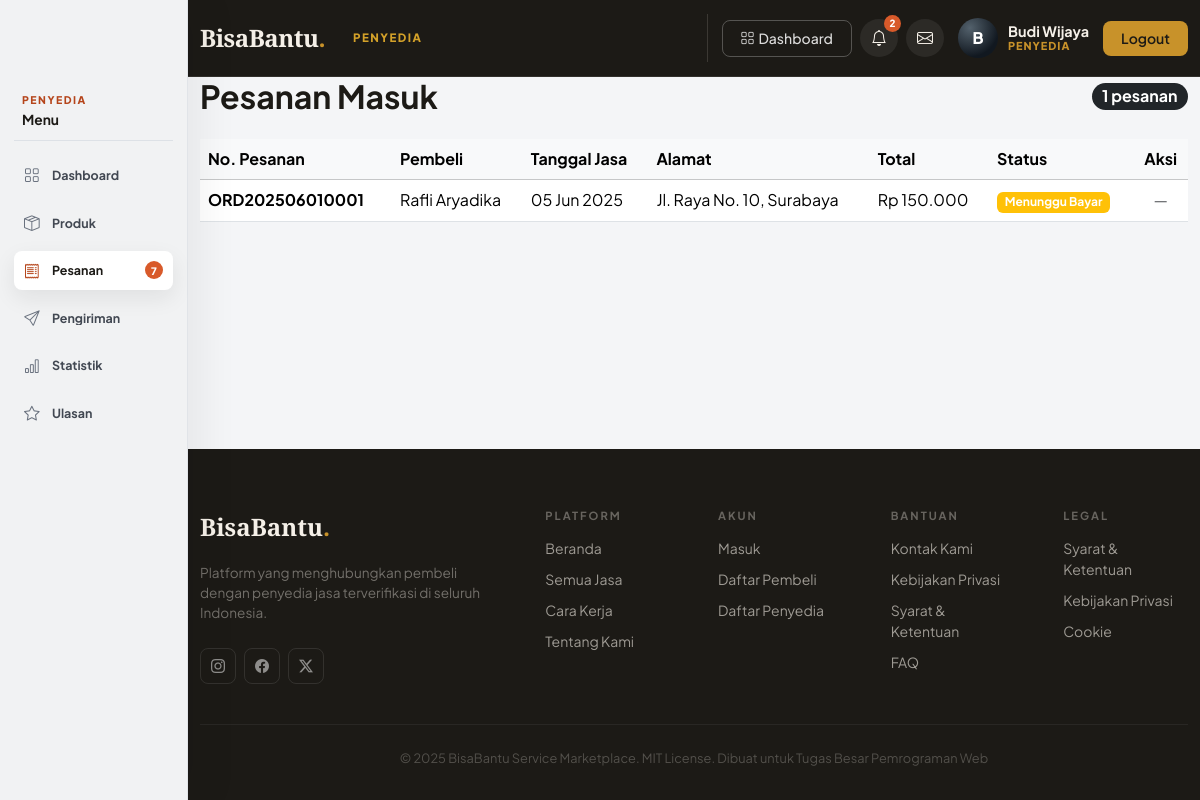
The page /index.php?page=provider_orders (signed in) on the database its author committed.
### tables this page shows
CREATE TABLE `orders` (
  `id` int(11) NOT NULL AUTO_INCREMENT,
  `buyer_id` int(11) NOT NULL,
  `provider_id` int(11) NOT NULL,
  `order_number` varchar(20) NOT NULL,
  `total_price` decimal(12,2) NOT NULL,
  `quantity` int(11) NOT NULL DEFAULT 1,
  `service_date` date NOT NULL,
  `service_address` text NOT NULL,
  `status` enum('pending','waiting_payment','paid','accepted','in_progress','completed','cancelled') NOT NULL DEFAULT 'pending',
  `notes` text DEFAULT NULL,
  `created_at` timestamp NOT NULL DEFAULT current_timestamp(),
  `updated_at` timestamp NOT NULL DEFAULT current_timestamp() ON UPDATE current_timestamp(),
  PRIMARY KEY (`id`),
  UNIQUE KEY `order_number` (`order_number`),
  KEY `buyer_id` (`buyer_id`),
  KEY `provider_id` (`provider_id`),
  CONSTRAINT `orders_ibfk_1` FOREIGN KEY (`buyer_id`) REFERENCES `users` (`id`) ON DELETE RESTRICT,
  CONSTRAINT `orders_ibfk_2` FOREIGN KEY (`provider_id`) REFERENCES `users` (`id`) ON DELETE RESTRICT
);

CREATE TABLE `users` (
  `id` int(11) NOT NULL AUTO_INCREMENT,
  `name` varchar(100) NOT NULL,
  `email` varchar(100) NOT NULL,
  `password` varchar(255) NOT NULL,
  `role` enum('buyer','provider','admin') NOT NULL,
  `is_verified` tinyint(1) DEFAULT 0,
  `phone` varchar(20) DEFAULT NULL,
  `address` text DEFAULT NULL,
  `remember_token` varchar(255) DEFAULT NULL,
  `created_at` timestamp NOT NULL DEFAULT current_timestamp(),
  `updated_at` timestamp NOT NULL DEFAULT current_timestamp() ON UPDATE current_timestamp(),
  PRIMARY KEY (`id`),
  UNIQUE KEY `email` (`email`)
);

### models/OrderModel.php (called while the page is built, shortened)
<?php
class OrderModel {
    private $pdo;
    public function __construct($pdo) {
        $this->pdo = $pdo;
    }
    public function getByProvider($provider_id) {
        $stmt = $this->pdo->prepare('
            SELECT o.*, u.name as buyer_name
            FROM orders o
            JOIN users u ON o.buyer_id = u.id
            WHERE o.provider_id = ?
            ORDER BY o.created_at DESC
        ');
        $stmt->execute([$provider_id]);
        return $stmt->fetchAll();
    }
}

### helpers/functions.php (called while the page is built, shortened)
<?php
function e($value) {
    return htmlspecialchars($value, ENT_QUOTES, 'UTF-8');
}

### views/penyedia/orders.php (the view, shortened to what this page needs)
<?php
require_once __DIR__ . '/../../models/OrderModel.php';
$orderModel = new OrderModel($pdo);
$orders = $orderModel->getByProvider($_SESSION['user']['id']);
$statusMap = [
    'pending' => ['Menunggu', 'secondary'],
    'waiting_payment' => ['Menunggu Bayar', 'warning'],
    'paid' => ['Dibayar', 'info'],
    'accepted' => ['Diterima', 'primary'],
    'in_progress' => ['Proses', 'warning'],
    'completed' => ['Selesai', 'success'],
    'cancelled' => ['Dibatalkan', 'danger'],
];
?>
<div class="container">
    <div class="d-flex justify-content-between align-items-center mb-4">
        <h2 class="fw-bold mb-0">Pesanan Masuk</h2>
        <span class="badge bg-dark rounded-pill fs-6"><?= count($orders) ?> pesanan</span>
    </div>
    <?php if (empty($orders)): ?>
        <div class="text-center py-5">
            <i class="bi bi-inbox fs-1 text-muted"></i>
            <p class="text-muted mt-2">Belum ada pesanan masuk.</p>
        </div>
    <?php else: ?>
    <div class="table-responsive">
        <table class="table table-hover align-middle">
            <thead class="table-light">
                <tr>
                    <th>No. Pesanan</th>
                    <th>Pembeli</th>
                    <th>Tanggal Jasa</th>
                    <th>Alamat</th>
                    <th>Total</th>
                    <th>Status</th>
                    <th class="text-center">Aksi</th>
                </tr>
            </thead>
            <tbody>
            <?php foreach ($orders as $o): ?>
                <?php $s = $statusMap[$o['status']] ?? ['Unknown', 'secondary']; ?>
                <tr>
                    <td><strong><?= e($o['order_number']) ?></strong></td>
                    <td><?= e($o['buyer_name']) ?></td>
                    <td><?= date('d M Y', strtotime($o['service_date'])) ?></td>
                    <td><?= e(mb_strimwidth($o['service_address'], 0, 30, '...')) ?></td>
                    <td>Rp <?= number_format($o['total_price'], 0, ',', '.') ?></td>
                    <td><span class="badge bg-<?= $s[1] ?>"><?= $s[0] ?></span></td>
                    <td class="text-center">
                        <?php if (in_array($o['status'], ['paid', 'accepted'])): ?>
                        <form method="POST" action="<?= base_url('index.php?page=auth&action=update_order') ?>" style="display:inline">
                            <input type="hidden" name="order_id" value="<?= $o['id'] ?>">
                            <?php if ($o['status'] === 'paid'): ?>
                                <button type="submit" name="status" value="accepted" class="btn btn-sm btn-outline-primary rounded-pill">Terima</button>
                            <?php elseif ($o['status'] === 'accepted'): ?>
                                <button type="submit" name="status" value="in_progress" class="btn btn-sm btn-outline-warning rounded-pill">Mulai Kerja</button>
                                <button type="submit" name="status" value="completed" class="btn btn-sm btn-outline-success rounded-pill">Selesai</button>
                            <?php endif; ?>
                        </form>
                        <?php else: ?>
                            <span class="text-muted">—</span>
                        <?php endif; ?>
                    </td>
                </tr>
            <?php endforeach; ?>
            </tbody>
        </table>
    </div>
    <?php endif; ?>
</div>

### assets/css/main.css (style rules this page uses)
:root { --cream: #F5F0E8; --warm-100: #EDE5D0; --warm-200: #D4C4A0; --ink: #1C1A16; --ink-60: #5A5548; --ink-30: #9D9488; --accent: #B5451B; --accent-lt: #F0E4DE; --gold: #C8922A; --gold-lt: #FBF3E0; --orange-primary: var(--accent); --orange-dark: #9a3615; --orange-light: var(--accent-lt); --orange-soft: var(--gold-lt); --text-dark: var(--ink); --text-muted: var(--ink-60); }
body { min-height: 100vh; display: flex; flex-direction: column; font-family: 'Plus Jakarta Sans', system-ui, sans-serif; color: var(--ink); background-color: var(--cream); }
html { min-height: 100%; }
body.has-role-sidebar { padding-left: 188px; background: #f4f5f7; }

### assets/css/auth-modal.css (style rules this page uses)
:root { --auth-accent: #B5451B; --auth-accent-dark: #9a3615; --auth-accent-soft: #F0E4DE; --auth-accent-border: #D4C4A0; --auth-gold: #C8922A; --auth-gold-soft: #FBF3E0; --font-sans: 'Plus Jakarta Sans', system-ui, sans-serif; --color-text-primary: #1C1A16; --color-text-secondary: #6b7280; --color-text-tertiary: #9ca3af; --color-background-primary: #fff; --color-background-secondary: #f9fafb; --color-background-tertiary: #f3f4f6; --color-border-secondary: #e5e7eb; --color-border-tertiary: #f3f4f6; --border-radius-md: 8px; --border-radius-xl: 16px; }

### rows shown on the page
orders: order_number "ORD202506010001", buyer.name "Rafli Aryadika", service_date "05 Jun 2025", service_address "Jl. Raya No. 10, Surabaya", total_price "150.000", status "Menunggu Bayar"

### other values the page prints
$roleShortLabel "PENYEDIA"
$userInitial "B"
$userName "Budi Wijaya"
$roleLabel "PENYEDIA"
$item['label'] "Dashboard"
$item['label'] "Produk"
$item['label'] "Pesanan"
$item['badge'] "7"
$item['label'] "Pengiriman"
$item['label'] "Statistik"
$item['label'] "Ulasan"
count($orders) "1"
